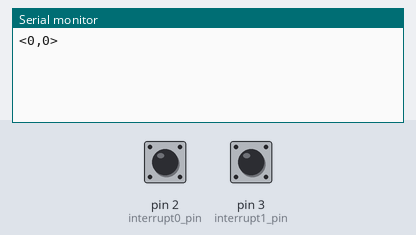
The sketch below on a simulated Arduino Uno, built with avr-gcc and run on an emulated ATmega328P. Parts: the last lines printed to the serial monitor. Inputs (shaded band) come from the test bench; at power-on: pin 2 (interrupt0_pin) HIGH, pin 3 (interrupt1_pin) HIGH.

Above: at 1.2 s.
1.3 s: pin 2 (interrupt0_pin) pulled LOW for 0.15 s
At 2.7 s:
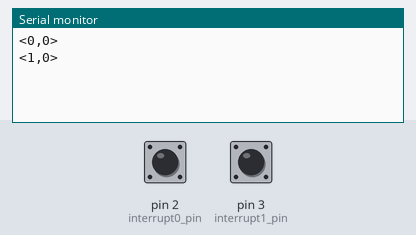
2.9 s: pin 3 (interrupt1_pin) pulled LOW for 0.15 s
At 3.8 s:
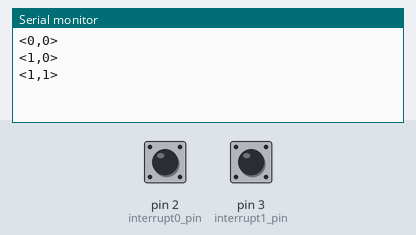
4.5 s: pin 2 (interrupt0_pin) pulled LOW for 1 s
At 5.6 s:
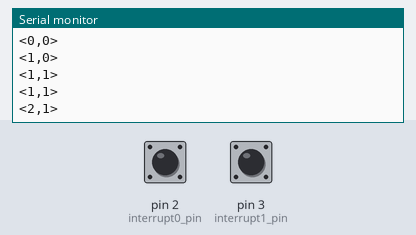
7.0 s: pin 3 (interrupt1_pin) pulled LOW for 1 s
At 7.8 s:
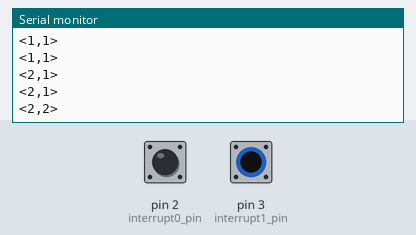
Timing chart, 0 to 10.0 s (numbered marks = the images above; inputs shaded):
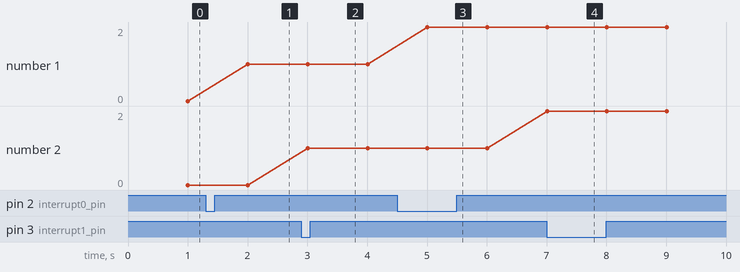

Measured:
- after the input at 1.3 s, the serial monitor: prints a new line after 0.70 s (image 1)
- after the input at 2.9 s, the serial monitor: prints a new line after 0.10 s (image 2)
- after the input at 4.5 s, the serial monitor: prints a new line after 0.51 s (image 3)
- after the input at 7.0 s, the serial monitor: prints a new line at once (image 4)
- plotted number 1: 0 → 1 after the input at 1.3 s, 1 → 2 after the input at 4.5 s

The sketch:

SingleAxis_DualOpticalSensor.ino
```cpp
#define DEBOUNCE_DELAY  50
#define ONE_SECOND 1000
#define ONE_HOUR_MILI_SEC  30000 //3600000

// Optical Sensor pins for UNO Board
const byte interrupt0_pin = 2;
const byte interrupt1_pin = 3;
const byte Sensor0_Anode = 4;
const byte Sensor1_Anode = 5;

// Optical Sensor pins for MEGA Board
/*const byte interrupt0_pin = 18;
const byte interrupt1_pin = 19;
const byte Sensor0_Anode = 20;
const byte Sensor1_Anode = 21;*/

unsigned long int Left_CycleCount = 0;
unsigned long int Right_CycleCount = 0;

unsigned long int current_time = 0;
unsigned long int last_time = 0;

static unsigned long last_interrupt0_time = 0;
static unsigned long last_interrupt1_time = 0;

byte flag0 = 0;
byte flag1 = 0;

void setup() {
  // put your setup code here, to run once:
  Serial.begin(9600);
  pinMode(interrupt0_pin, INPUT_PULLUP);
  pinMode(interrupt1_pin, INPUT_PULLUP);
  pinMode(Sensor0_Anode, OUTPUT);
  pinMode(Sensor1_Anode, OUTPUT);
  attachInterrupt(digitalPinToInterrupt(interrupt0_pin), isr_handler0, FALLING );
  attachInterrupt(digitalPinToInterrupt(interrupt1_pin), isr_handler1, FALLING );
  digitalWrite(Sensor0_Anode, HIGH);
  digitalWrite(Sensor1_Anode, HIGH);
}

void loop() {

  // put your main code here, to run repeatedly:
  current_time = millis();

  if(flag0 == 1){
    Left_CycleCount++;
    flag0 = 0;
  }

    if(flag1 == 1){
    Right_CycleCount++;
    flag1 = 0;
    }

  if(current_time - last_time > ONE_SECOND)
  {
    Serial.print('<');
    Serial.print(Left_CycleCount);
    Serial.print(',');
    Serial.print(Right_CycleCount);
    Serial.println('>');
    last_time = current_time;
  }
}

void isr_handler0()
{
 unsigned long interrupt0_time = millis();
 // If interrupts come faster than 50ms, assume it's a bounce and ignore
 if (interrupt0_time - last_interrupt0_time > DEBOUNCE_DELAY)
 {
   flag0 = 1;
   last_interrupt0_time = interrupt0_time;
 }
}

void isr_handler1()
{
 unsigned long interrupt1_time = millis();
 // If interrupts come faster than 50ms, assume it's a bounce and ignore
 if (interrupt1_time - last_interrupt1_time > DEBOUNCE_DELAY)
 {
   flag1 = 1;
   last_interrupt1_time = interrupt1_time;
 }
}
```
